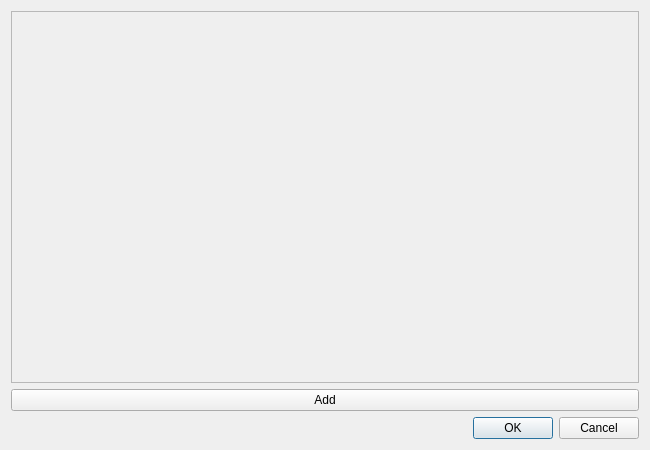
<?xml version="1.0" encoding="UTF-8"?>
<ui version="4.0">
 <class>CEConfigPopup</class>
 <widget class="QDialog" name="CEConfigPopup">
  <property name="geometry">
   <rect>
    <x>0</x>
    <y>0</y>
    <width>650</width>
    <height>450</height>
   </rect>
  </property>
  <property name="windowTitle">
   <string>Config</string>
  </property>
  <layout class="QVBoxLayout" name="verticalLayout">
   <item>
    <widget class="QScrollArea" name="scrollArea">
     <property name="widgetResizable">
      <bool>true</bool>
     </property>
     <widget class="QWidget" name="scrollAreaWidgetContents">
      <property name="geometry">
       <rect>
        <x>0</x>
        <y>0</y>
        <width>630</width>
        <height>370</height>
       </rect>
      </property>
      <layout class="QVBoxLayout" name="verticalLayout_3">
       <item>
        <widget class="QWidget" name="entriesArea" native="true">
         <layout class="QVBoxLayout" name="verticalLayout_2">
          <property name="spacing">
           <number>5</number>
          </property>
          <property name="leftMargin">
           <number>0</number>
          </property>
          <property name="topMargin">
           <number>0</number>
          </property>
          <property name="rightMargin">
           <number>0</number>
          </property>
          <property name="bottomMargin">
           <number>0</number>
          </property>
         </layout>
        </widget>
       </item>
      </layout>
     </widget>
    </widget>
   </item>
   <item>
    <widget class="QPushButton" name="addBtn">
     <property name="text">
      <string>Add</string>
     </property>
    </widget>
   </item>
   <item>
    <widget class="QDialogButtonBox" name="buttonBox">
     <property name="orientation">
      <enum>Qt::Horizontal</enum>
     </property>
     <property name="standardButtons">
      <set>QDialogButtonBox::Cancel|QDialogButtonBox::Ok</set>
     </property>
    </widget>
   </item>
  </layout>
 </widget>
 <resources/>
 <connections>
  <connection>
   <sender>buttonBox</sender>
   <signal>accepted()</signal>
   <receiver>CEConfigPopup</receiver>
   <slot>accept()</slot>
   <hints>
    <hint type="sourcelabel">
     <x>248</x>
     <y>254</y>
    </hint>
    <hint type="destinationlabel">
     <x>157</x>
     <y>274</y>
    </hint>
   </hints>
  </connection>
  <connection>
   <sender>buttonBox</sender>
   <signal>rejected()</signal>
   <receiver>CEConfigPopup</receiver>
   <slot>reject()</slot>
   <hints>
    <hint type="sourcelabel">
     <x>316</x>
     <y>260</y>
    </hint>
    <hint type="destinationlabel">
     <x>286</x>
     <y>274</y>
    </hint>
   </hints>
  </connection>
 </connections>
</ui>
